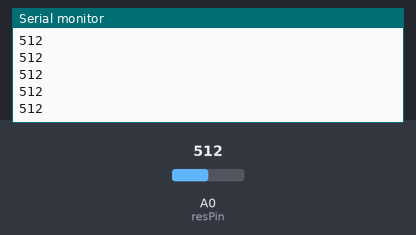
The sketch below on a simulated Arduino Uno, built with avr-gcc and run on an emulated ATmega328P. Parts: the last lines printed to the serial monitor. The test bench sets the inputs (shaded band); at power-on: A0 (resPin) = 512.

Above: at 1.2 s.
1.3 s: A0 (resPin) set to 716
At 1.31 s:
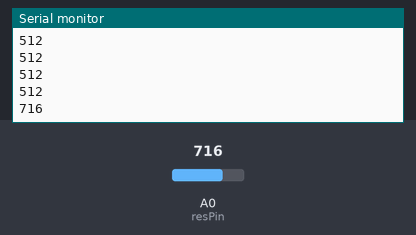
2.8 s: A0 (resPin) set to 900
At 2.81 s:
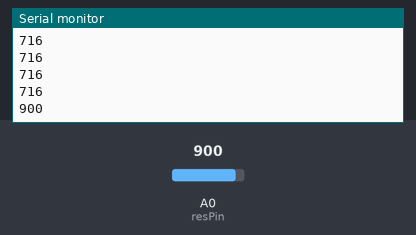
Timing chart, 0 to 5.8 s (numbered marks = the images above; inputs shaded):
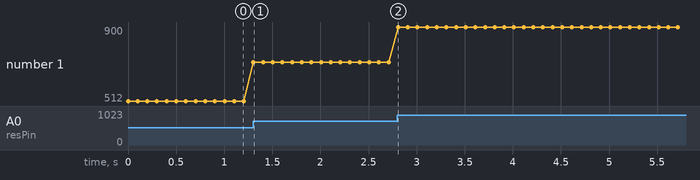

The sketch:

resistance_testing.ino.ino
```cpp
int resPin = A0;
int res = 0;
void setup() {
  // put your setup code here, to run once:
  Serial.begin(115200);
}

void loop() {
  // put your main code here, to run repeatedly:
  res = analogRead(resPin);
  Serial.println(res);
  delay(100);
}
```

Measured:
- after the input at 1.3 s, the serial monitor: prints a new line at once (image 1)
- after the input at 2.8 s, the serial monitor: prints a new line at once (image 2)
- plotted number 1: 512 → 716 after the input at 1.3 s, 716 → 900 after the input at 2.8 s
